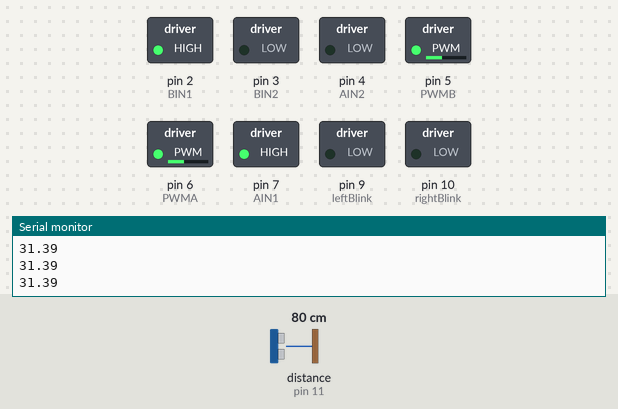
The sketch below on a simulated Arduino Uno, built with avr-gcc and run on an emulated ATmega328P. On the bench: switched loads named in the sketch (green lamp = pin HIGH), the last lines printed to the serial monitor. Wiring (inferred from the names in the program): ultrasonic range finder: trigger pin 12; echo pin 11. Dashed ring = blinking. The inputs (shaded band) are chosen by the test bench; at power-on: distance to the obstacle (sensor on pin 11) 80 cm. The echo pulse lasts 58.3 µs per cm; pins used as bus, display or sensor lines are not drawn.

Above: at 1.2 s.
1.3 s: distance to the obstacle (sensor on pin 11) set to 14 cm
2.8 s: distance to the obstacle (sensor on pin 11) set to 11 cm
At 3.91 s:
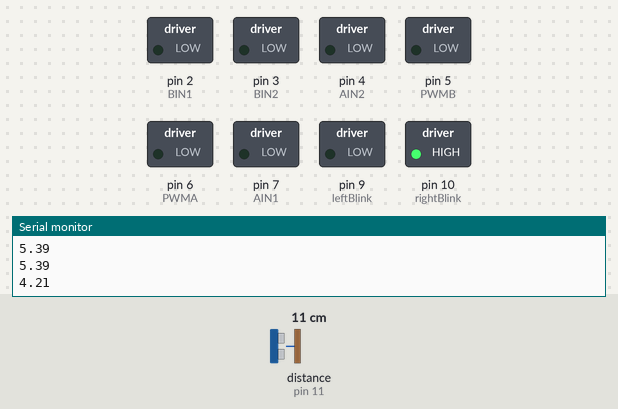
At 5.6 s:
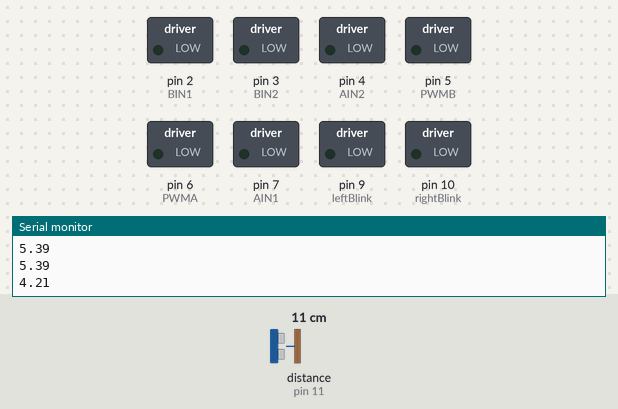
5.8 s: distance to the obstacle (sensor on pin 11) set to 9 cm
8.8 s: distance to the obstacle (sensor on pin 11) set to 6 cm
11.8 s: distance to the obstacle (sensor on pin 11) set to 18 cm
At 14.83 s:
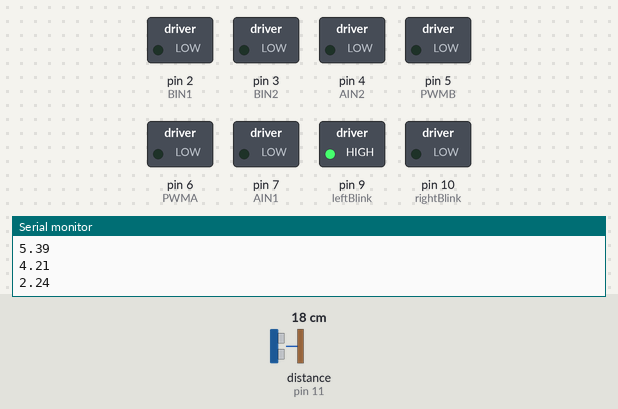
Timing chart, 0 to 15.8 s (numbered marks = the images above; inputs shaded):
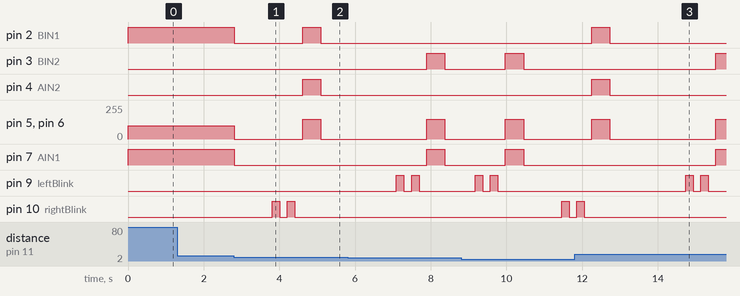

The sketch:

maze.ino
```cpp
int rightBlink = 10; //blue led plugged into pin 10
int leftBlink = 9; //green led plugged into pin 9
const int echo = 11;
const int trig = 12;
const int AIN1 = 7;
const int AIN2 = 4;
const int BIN1 = 2;
const int BIN2 = 3;
const int PWMA = 6;
const int PWMB = 5;
float distance = 0;
int motorSpeed = 0;
void setup() {
  // put your setup code here, to run once:
pinMode(rightBlink, OUTPUT);
pinMode(leftBlink, OUTPUT);
pinMode(echo, INPUT);
pinMode(trig, OUTPUT);
pinMode(AIN1, OUTPUT);
pinMode(AIN2, OUTPUT);
pinMode(BIN1, OUTPUT);
pinMode(BIN2, OUTPUT);
Serial.begin(9600);

}
/* ******************** Right Motor ******************** */

void rightMotor(int motorSpeed) {
  if (motorSpeed > 0) {
    digitalWrite(AIN1, HIGH);
    digitalWrite(AIN2, LOW);
  }
  else if (motorSpeed < 0) {
    digitalWrite(AIN1, LOW);
    digitalWrite(AIN2, HIGH);
  }
  else {
    digitalWrite(AIN1, LOW);
    digitalWrite(AIN2, LOW);
  }
  analogWrite(PWMA, abs(motorSpeed));

}
/*------------------ Left Motor ------------------*/
void leftMotor(int motorSpeed) {
if (motorSpeed > 0) {
  digitalWrite(BIN1, HIGH);
  digitalWrite(BIN2, LOW);
}
else if (motorSpeed < 0) {
  digitalWrite(BIN1, LOW);
  digitalWrite(BIN2, HIGH);
}
else {
  digitalWrite(BIN1, LOW);
  digitalWrite(BIN2, LOW);
}
analogWrite(PWMB, abs(motorSpeed));
}
void forward() {
  rightMotor(100);
  leftMotor(100);
}

void backward() {
  rightMotor(-150);
  leftMotor(-150);
}

void left() {
  digitalWrite(leftBlink, HIGH);
  delay(200);
  digitalWrite(leftBlink, LOW);
  delay(200);
  digitalWrite(leftBlink, HIGH);
  delay(200);
  digitalWrite(leftBlink, LOW);
  delay(200);
  rightMotor(150);
  leftMotor(-150);

}

void right() {
  digitalWrite(rightBlink, HIGH);
  delay(200);
  digitalWrite(rightBlink, LOW);
  delay(200);
  digitalWrite(rightBlink, HIGH);
  delay(200);
  digitalWrite(rightBlink, LOW);
  delay(200);
  rightMotor(-150);
  leftMotor(150);

}

void stop() {
  rightMotor(0);
  leftMotor(0);
}
void loop() {
  // put your main code here, to run repeatedly:
distance = getDistance();
Serial.println(distance);
 if (distance < 5) {
    //Serial.println(distance);
    stop();
    delay(1000);
    right();
    delay(480);
    stop();
    delay(2000);
    distance = getDistance();
    if (distance < 10 && distance >3) {
    //Serial.println(distance);
    left();
    delay(480);
    stop();
    delay(800);
    left();
    delay(480);
    distance = getDistance();
    }
    else if (distance < 3) {
      right();
      delay(700);
    }

}
 else {
  forward();
}
}

float getDistance() {
digitalWrite(trig, HIGH);
delayMicroseconds(10);
digitalWrite(trig, LOW);
float echoTime = pulseIn(echo, HIGH);
float calculateDistance = echoTime/148.0;
return calculateDistance;
}
```

Measured:
- the behaviour switches between 13 and 12 cm on distance to the obstacle (sensor on pin 11) (found by bisection; images 0 and 1)
- after the input at 2.8 s, pin 2 (BIN1): HIGH → LOW at once, → HIGH 1.8 s later, → LOW 0.48 s later; pin 4 (AIN2): LOW → HIGH after 1.8 s, → LOW 0.48 s later
- after the input at 11.8 s, pin 3 (BIN2), pin 7 (AIN1): LOW → HIGH after 3.7 s; pin 9 (leftBlink): alternates HIGH for 0.20 s and LOW for 0.20 s, starting after 2.9 s; pin 10 (rightBlink): goes on until 12.1 s, then stays LOW
- by itself, pin 9 (leftBlink): alternates HIGH for 0.20 s and LOW for 0.20 s, 4 changes in all, then stays LOW
